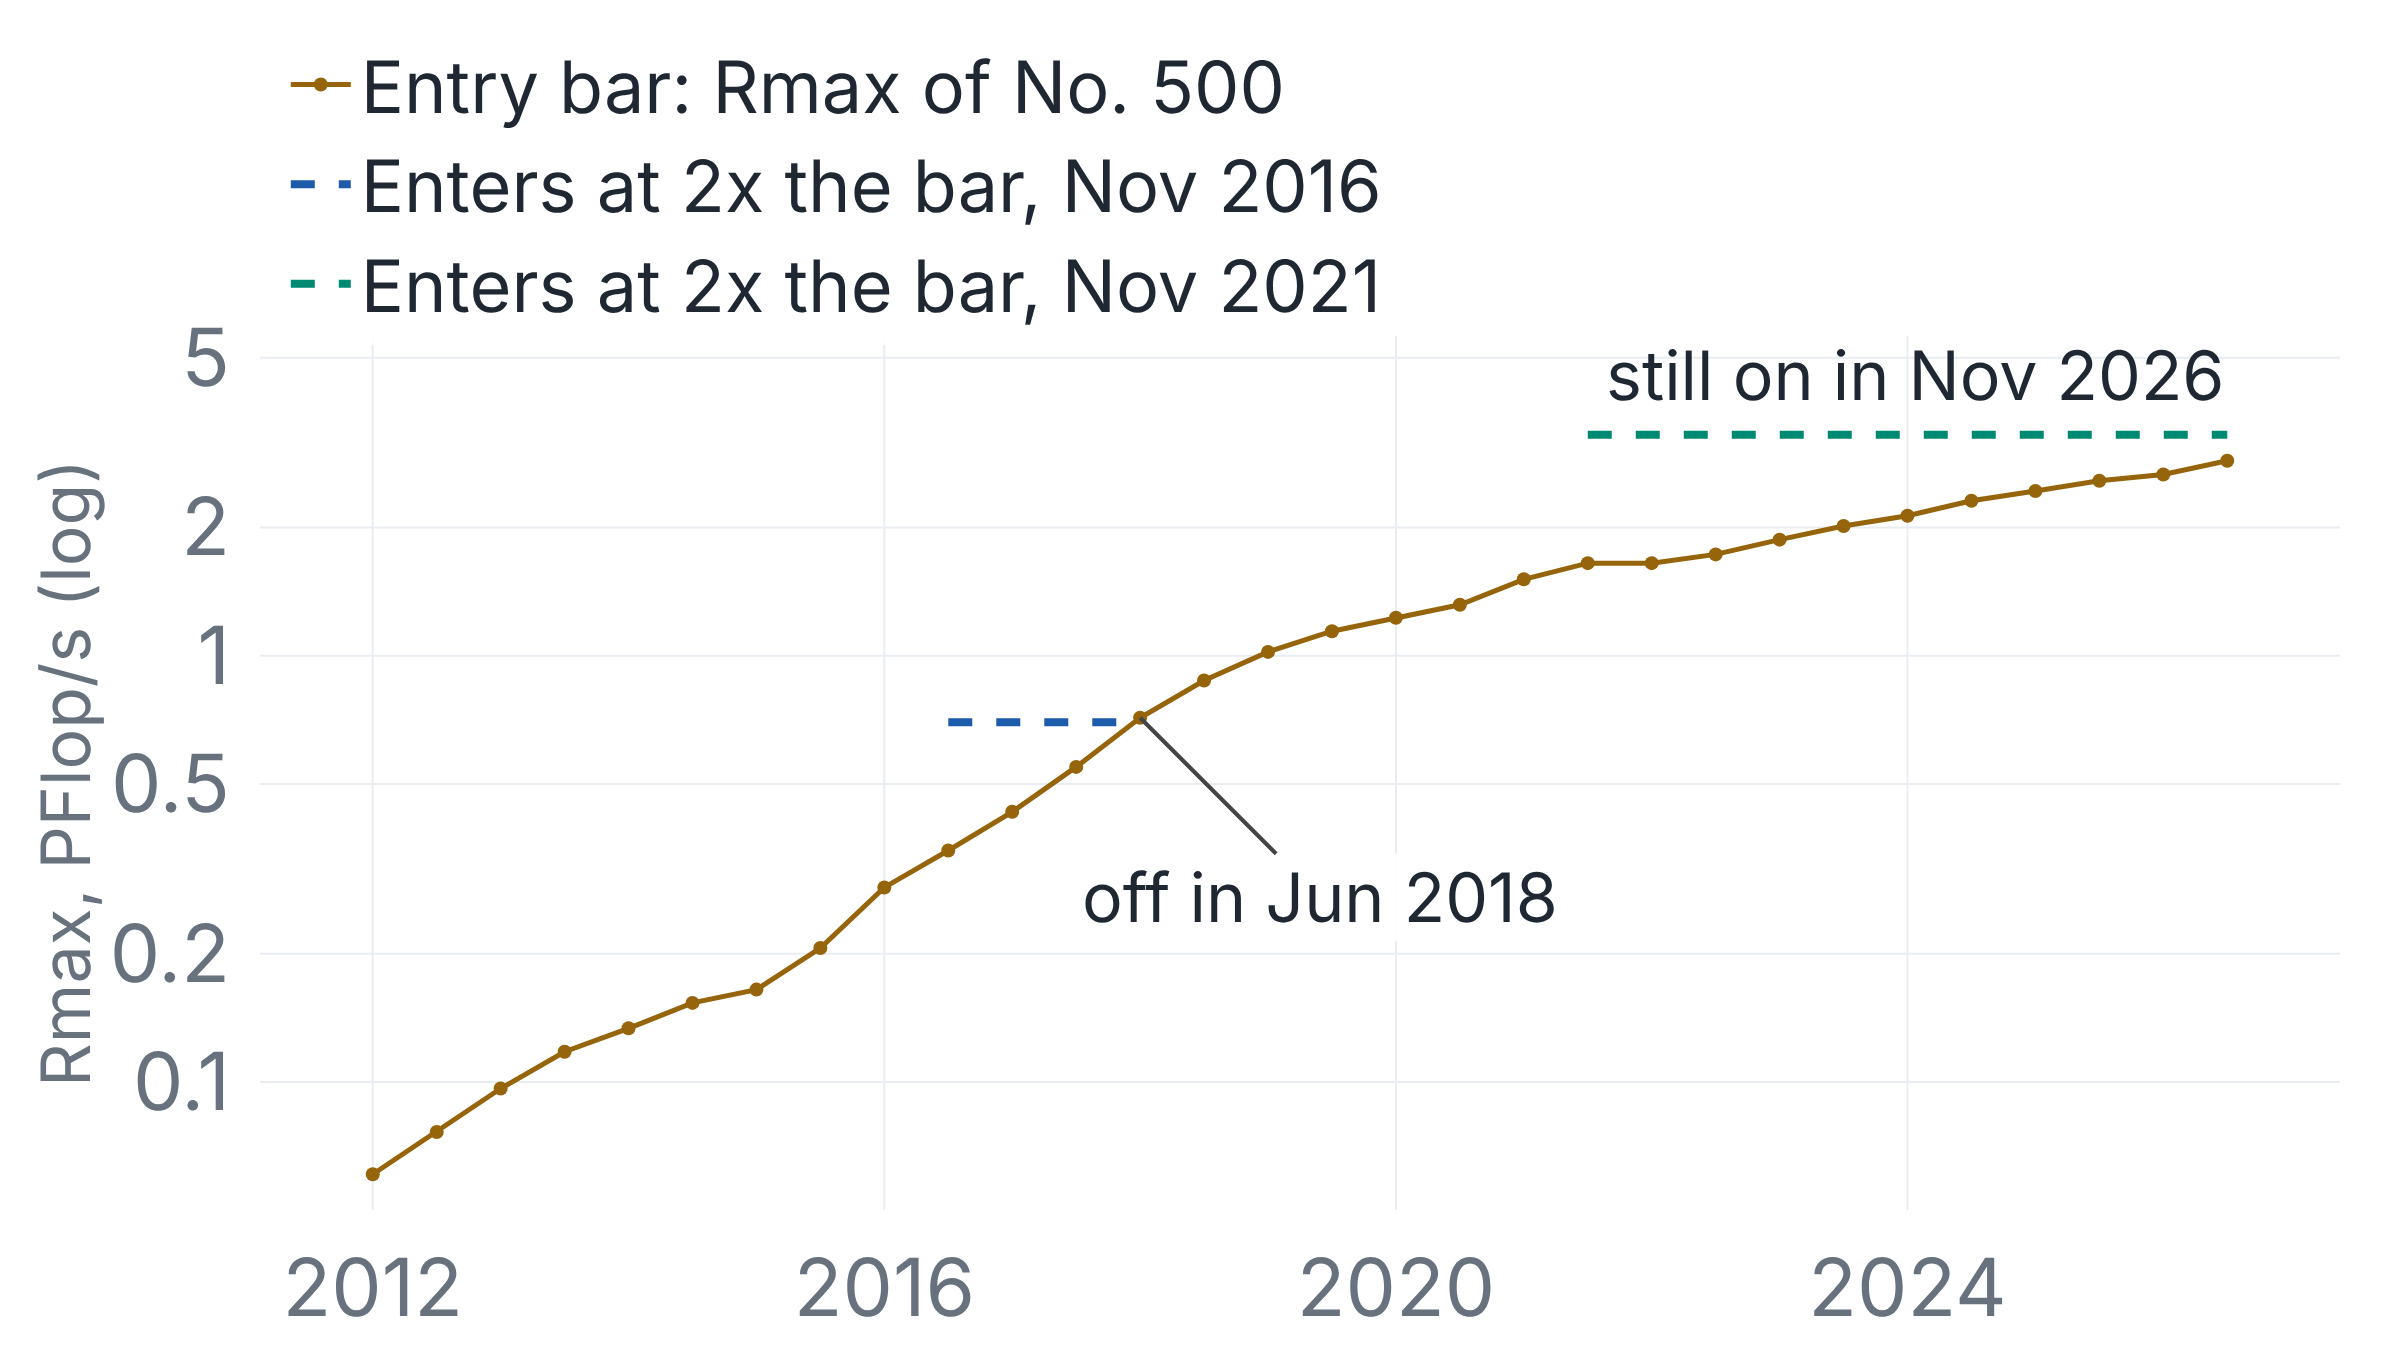

Write Python code to recreate this figure.
"""The TOP500 entry bar (Rmax of the No. 500 entry), June 2012 to November 2026.

Data: TOP500 list files, Rmax of the entry ranked 500, in PFlop/s, computed by the
evidence record's compute.py (series.csv column rmax_500_pf).

The two dashed lines are arithmetic on that series, not TOP500 data: a machine that
enters at twice the bar and keeps its Rmax leaves once the bar rises past it.
  Nov 2016 bar 0.3493 PF/s -> entry at 0.6986; the bar passes it in June 2018 (0.7156).
  Nov 2021 bar 1.6491 PF/s -> entry at 3.2982; the bar is 2.8676 in Nov 2026, still below.
"""

import math

import plotly.graph_objects as go

lists = [
    "2012-06", "2012-11", "2013-06", "2013-11", "2014-06", "2014-11",
    "2015-06", "2015-11", "2016-06", "2016-11", "2017-06", "2017-11",
    "2018-06", "2018-11", "2019-06", "2019-11", "2020-06", "2020-11",
    "2021-06", "2021-11", "2022-06", "2022-11", "2023-06", "2023-11",
    "2024-06", "2024-11", "2025-06", "2025-11", "2026-06", "2026-11",
]
rmax_500_pf = [
    0.0608, 0.0764, 0.0966, 0.1178, 0.1337, 0.1534,
    0.1648, 0.2063, 0.2861, 0.3493, 0.4305, 0.5487,
    0.7156, 0.8748, 1.021, 1.142, 1.228, 1.3168,
    1.511, 1.6491, 1.6491, 1.729, 1.872, 2.015,
    2.1299, 2.3102, 2.435, 2.574, 2.6615, 2.8676,
]
labels = [("Jun " if l.endswith("06") else "Nov ") + l[:4] for l in lists]
bar = dict(zip(labels, rmax_500_pf))

entry_2016 = 2 * bar["Nov 2016"]
entry_2021 = 2 * bar["Nov 2021"]

fig = go.Figure()
fig.add_trace(go.Scatter(name="Entry bar: Rmax of No. 500", x=labels, y=rmax_500_pf,
                         mode="lines+markers"))
fig.add_trace(go.Scatter(name="Enters at 2x the bar, Nov 2016",
                         x=["Nov 2016", "Nov 2017", "Jun 2018"],
                         y=[entry_2016] * 3, mode="lines", line=dict(dash="dash", width=4)))
fig.add_trace(go.Scatter(name="Enters at 2x the bar, Nov 2021",
                         x=labels[labels.index("Nov 2021"):],
                         y=[entry_2021] * (len(labels) - labels.index("Nov 2021")),
                         mode="lines", line=dict(dash="dash", width=4)))
# Annotation y on a log axis is given in log10 units.
fig.add_annotation(x="Jun 2018", y=math.log10(0.7156), text="off in Jun 2018",
                   showarrow=True, arrowhead=0, ax=90, ay=90, font_size=34,
                   bgcolor="rgba(255,255,255,0.85)")
fig.add_annotation(x="Nov 2026", y=math.log10(entry_2021), text="still on in Nov 2026",
                   showarrow=False, yshift=30, xanchor="right", font_size=34)
fig.update_layout(
    yaxis_title="Rmax, PFlop/s (log)",
    yaxis_type="log",
    yaxis_range=[-1.3, 0.75],
    legend=dict(orientation="v", y=0.99, x=0.01, bgcolor="rgba(255,255,255,0.85)",
                font_size=34),
    font_size=26,
    margin=dict(t=20, b=70, l=130, r=30),
)
fig.update_yaxes(tickvals=[0.1, 0.2, 0.5, 1, 2, 5], ticktext=["0.1", "0.2", "0.5", "1", "2", "5"])
# The renderer exports a fixed 1200x675 canvas shown about 340 px wide on a phone,
# so type is set large. Each year tick sits on that year's June list, so a year's
# two entries read from its tick rightwards.
year_ticks = [l for l in labels if l.startswith("Jun") and int(l[-4:]) % 4 == 0]
fig.update_xaxes(type="category", tickangle=0, tickvals=year_ticks,
                 ticktext=[t[-4:] for t in year_ticks])
fig.update_xaxes(tickfont_size=40, ticklabelstandoff=12)
fig.update_yaxes(ticklabelstandoff=14)
fig.update_yaxes(tickfont_size=40, title_font_size=34)
fig.update_layout(legend_font_size=36)
